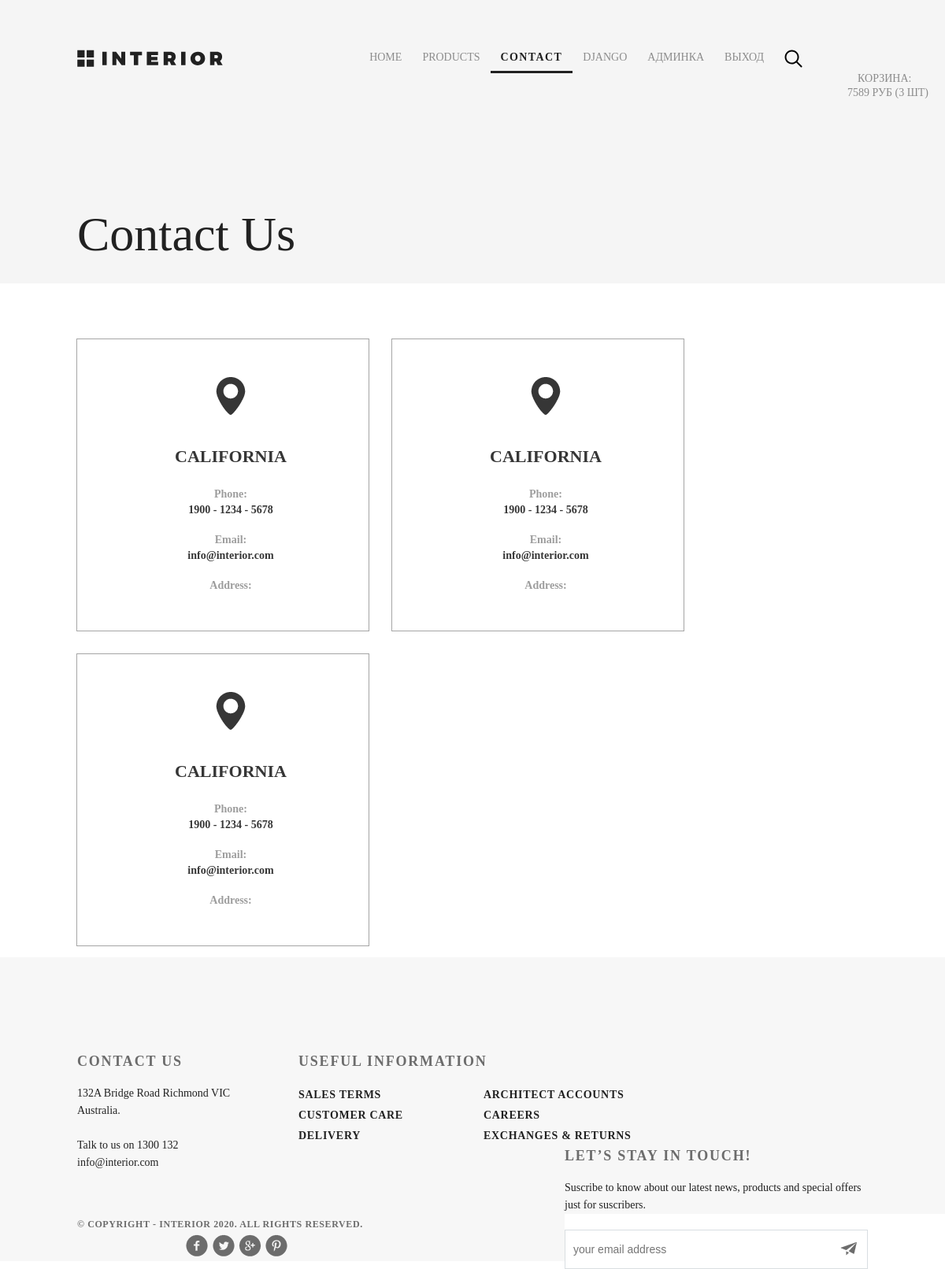
The app's page /contacts/ (signed in) with its own data.
### authapp/models.py (models this page shows, shortened)
class ShopUser(AbstractUser):
    age = models.PositiveSmallIntegerField('Возраст', null=True)
    avatar = models.ImageField(upload_to='users_avatars', blank=True)
    id_for_friends = models.CharField('Код для пригашения друзей', max_length=8, blank=True)
    activation_key = models.CharField(max_length=128, blank=True)
    activation_key_expires = models.DateTimeField(default=get_activation_key_expires)

### basketapp/models.py (models this page shows, shortened)
class Basket(models.Model):
    user = models.ForeignKey(ShopUser, on_delete=models.CASCADE, related_name='basket')
    product = models.ForeignKey(Product, on_delete=models.CASCADE)
    quantity = models.PositiveIntegerField('количество', default=0)
    add_datetime = models.DateTimeField('дата добавления', auto_now_add=True)
    @property
    def product_cost(self):
        return self.product.price * self.quantity
    @property
    def total_quantity(self):
        return sum(map(lambda x: x.quantity, self.user.basket.select_related().all()))
    @property
    def total_cost(self):
        return sum(map(lambda x: x.product_cost, self.user.basket.select_related().all()))

### mainapp/models.py (models this page shows, shortened)
class Product(models.Model):
    category = models.ForeignKey(ProductCategory, on_delete=models.PROTECT, verbose_name='Категория')
    name = models.CharField('Название', max_length=128)
    short_description = models.CharField('Краткое описание', max_length=128, blank=True)
    description = models.TextField('Описание', blank=True)
    quantity = models.PositiveIntegerField('Количество', default=0)
    price = models.DecimalField('Цена', max_digits=10, decimal_places=0, default=0)
    image = models.ImageField(upload_to='products_images', blank=True)
    is_active = models.BooleanField(default=True, db_index=True)
    created_at = models.DateTimeField('Дата создания', auto_now_add=True)
    updated_at = models.DateTimeField('Дата обновления', auto_now=True)

### mainapp/views.py (the view)
# urls.py: path('contacts/', mainapp.contacts, name="contacts"),
def contacts(request):
    with open('locations.json', 'r', encoding="utf-8") as file:
        locations = json.load(file)
    context = {
        'page_title': 'Contacts',
        'locations': locations,
    }
    return render(request, 'mainapp/contacts.html', context)

### basketapp/context_processors.py (called while the page is built)
def basket(request):
    if request.user.is_authenticated:
        basket = request.user.basket.select_related('product', 'product__category').all()
    else:
        basket = []
    return {
        'basket': basket,
    }

### mainapp/templates/mainapp/contacts.html (shortened to what this page needs)
{% extends 'mainapp/base.html' %}
{% load static %}
{% block container %}
	<div class="contact-header padding-site">
		{% include 'mainapp/includes/inc__main_menu.html' %}
		<div class="contacts-heading">
			Contact Us
		</div>
	</div>
	<ul class="contacts-cards">
		{% if locations %}
			{% for item in locations %}
				<li class="contacts-cards-list">
					<div class="contacts-cards-list-text"><img src="{% static 'icons/point.png' %}" alt="point">
						<div class="contact-city">{{ item.city }}</div>
						<p class="header-contact-card">Phone:</p>
						<p class="header-contact-text">{{ item.phone }}</p><br>
						<p class="header-contact-card">Email:</p>
						<p class="header-contact-text">{{ item.email }}</p><br>
						<p class="header-contact-card">Address:</p>
					</div>
				</li>
			{% endfor %}
		{% else %}
			<p class="header-contact-text">Загрузка...</p>
		{% endif %}
	</ul>
	<div class="clr clearfix">
	</div>
{% endblock %}

### mainapp/templates/mainapp/includes/inc__main_menu.html (shortened to what this page needs)
{% load static %}
<div class="header clearfix">
	<a href="{% url 'main:index' %}"><img src="{% static 'img/logo.svg' %}" alt="logo"></a>
	<ul class="menu clearfix">
		<li class="menu-list">
			<a href="{% url 'main:index' %}" class="menu-link ">HOME</a>
		</li>
		<li class="menu-list">
			<a href="{% url 'main:products' %}" class="menu-link ">PRODUCTS</a>
		</li>
		<li class="menu-list">
			<a href="{% url 'main:contacts' %}" class="menu-link {% if request.resolver_match.view_name == 'main:contacts' %}
                        menu-link-active
                      {% endif %}">CONTACT</a>
		</li>
		{% if user.is_authenticated %}
			<li class="menu-list">
				<div class="dropdown">
					<a class="dropdown-toggle menu-link" href="" data-toggle="dropdown">
						{{ user.first_name|default:'пользователь'|title }}
					</a>
				</div>
            </li>
        {% endif %}
		{% if user.is_superuser %}
            <li class="menu-list">
                <a href="{% url 'my_admin:index' %}" class="menu-link">
                    Админка
                </a>
            </li>
        {% endif %}
        <li class="menu-list">
            {% if user.is_authenticated %}
                <a href="{% url 'auth:logout' %}" class="menu-link">
                    выход
                </a>
            {% else %}
                <a href="{% url 'auth:login' %}" class="menu-link">
                    вход
                </a>
            {% endif %}
        </li>
		<li class="menu-list">
			<a href="#" class="menu-link">
				<img src="{% static 'icons/search.svg' %}" alt="search">
			</a>
		</li>
	</ul>
</div>
<div class="basket">
	<a href="{% url 'basket:index' %}" class="menu-link">
		<span>Корзина:</span><br>
		<span>
			{% if basket %}
				{{ basket.0.total_cost|floatformat:0 }} руб ({{ basket.0.total_quantity }} шт)
			{% endif %}
		</span>
	</a>
</div>

### static/css/style.css (style rules this page uses)
* { margin: 0; padding: 0; }
html, body { height: 100%; }
body { font-family: Montserrat; }
.padding-site { padding-left: 98px; padding-right: 98px; }
.clearfix::after { content: ""; display: table; clear: both; }
.header { padding-top: 63px; }
.menu { float: right; margin-right: 70px; }
.menu-list { list-style-type: none; float: left; }
.basket { float: right; margin-right: -90px; margin-bottom: 130px; }
.menu-link { color: #8c8c8c; font-size: 14px; font-weight: 300; text-transform: uppercase; text-decoration-line: none; padding: 10px 13px; }
.menu-link-active { color: #212121; font-weight: 700; letter-spacing: 1.4px; border-bottom: 3px solid #212121; }
.footer, .clr { max-width: 1366px; min-width: 600px; margin: 0 auto; }
.contact-header { height: 360px; background-color: #f5f5f5; }
.contacts-heading { width: 346px; color: #212121; font-size: 62px; font-weight: 100; line-height: 72px; margin-top: 171px; margin-bottom: 56px; }
.contacts-cards { height: 400px; list-style-type: none; padding-top: 56px; padding-bottom: 108px; padding-left: 83px; padding-right: 83px; }
.contacts-cards-list { width: 370px; height: 370px; outline: 1px solid #9c9c9c; opacity: 0.9; float: left; margin: 15px; }
.contacts-cards-list-text { height: 271px; width: 390px; padding-left: 0px; padding-right: 0px; padding-top: 48px; padding-bottom: 63px; text-align: center; }
.contact-city { margin-top: 34px; margin-bottom: 23px; color: #212121; font-size: 22px; font-weight: 700; line-height: 29.88px; text-transform: uppercase; }
.header-contact-text { font-weight: 700; color: #212121; font-size: 14px; line-height: 20px; }
.header-contact-card { color: #939393; font-weight: 700; font-size: 14px; line-height: 20px; }
.dropdown { position: relative; }

### records on screen
ShopUser: first_name "DJANGO"
Basket: user+product+quantity "7589", user+quantity "3"

### other values on screen
{{ item.city }} "CALIFORNIA" "CALIFORNIA" "CALIFORNIA"
{{ item.phone }} "1900 - 1234 - 5678" "1900 - 1234 - 5678" "1900 - 1234 - 5678"
{{ item.email }} "info@interior.com" "info@interior.com" "info@interior.com"
